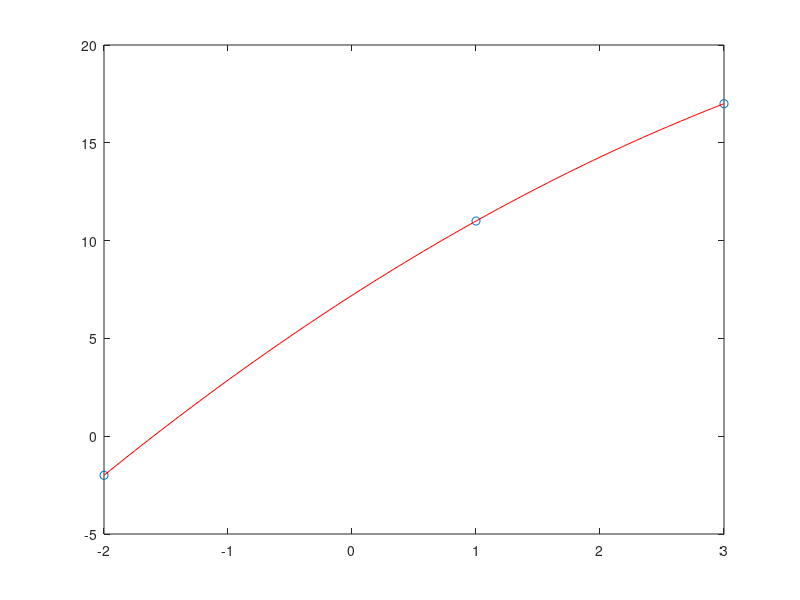

The MATLAB source for this figure:
x = [-2 1 3];
y = [-2 11 17];

grado = length(x)-1;
coeff = polyfit(x,y,grado);

xval = linspace(x(1),x(end));
yval = polyval(coeff,xval);

plot(x,y,'o',xval,yval,'r')